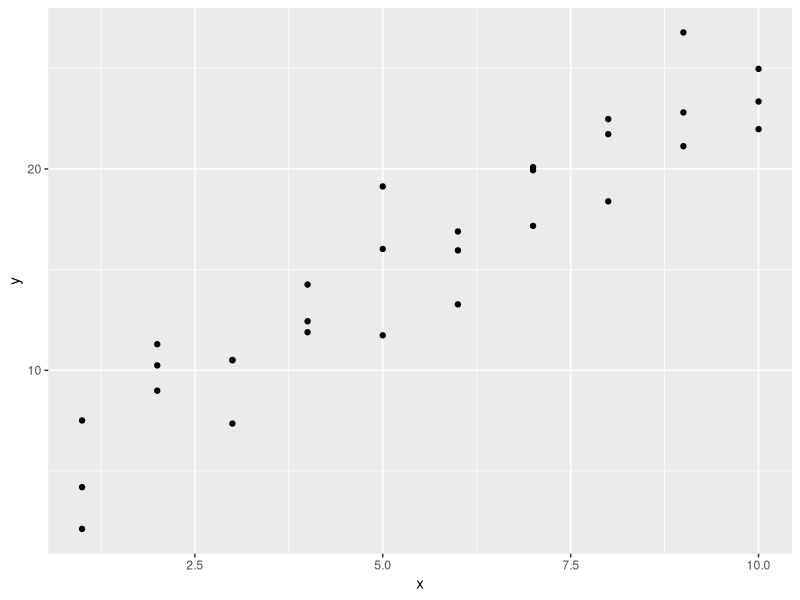
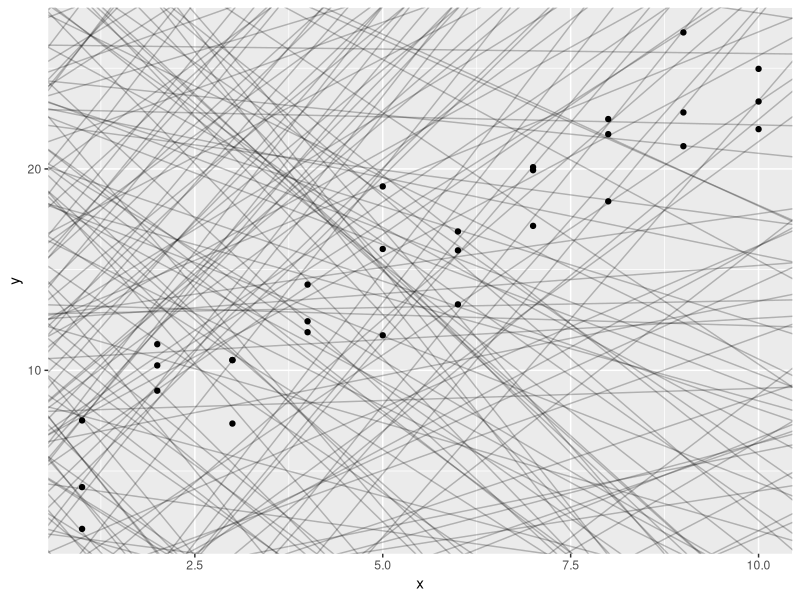
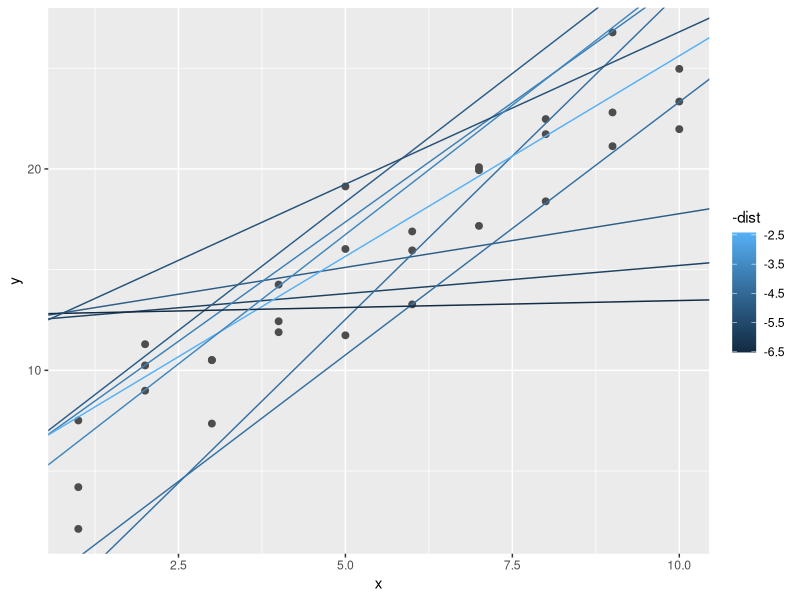
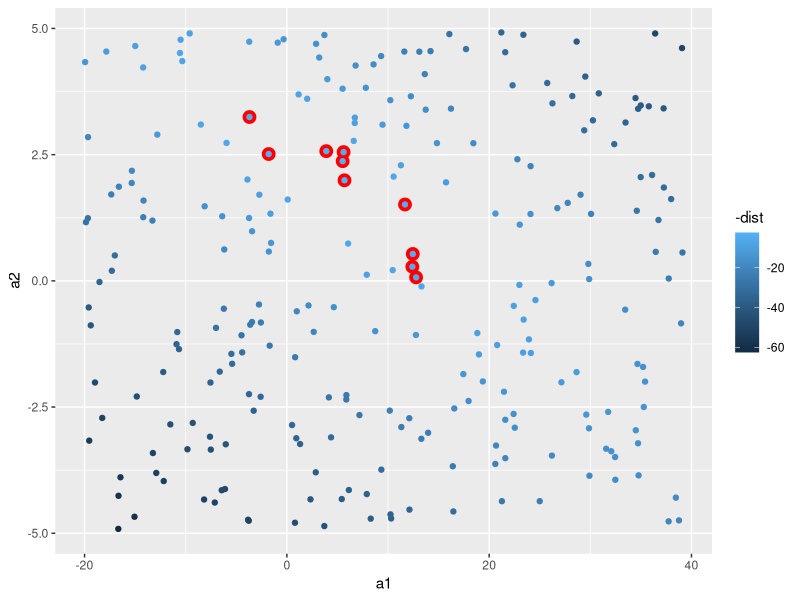
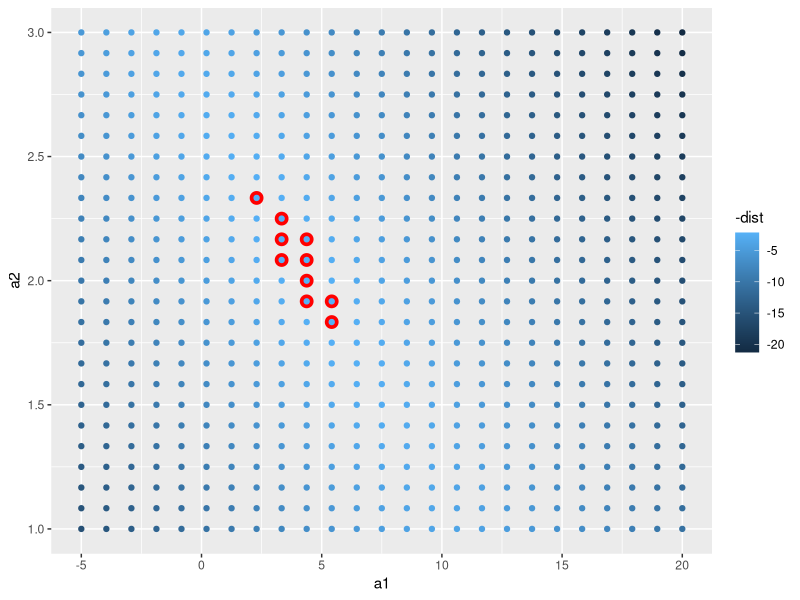
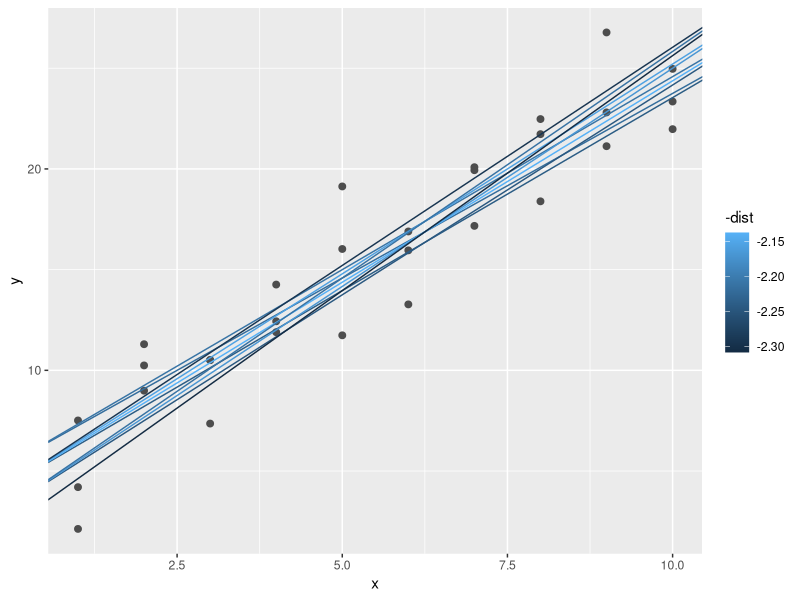
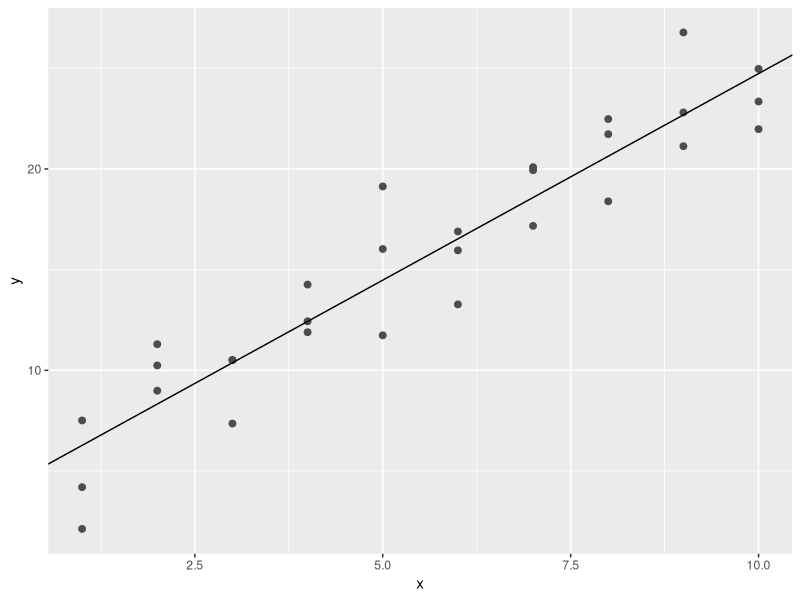
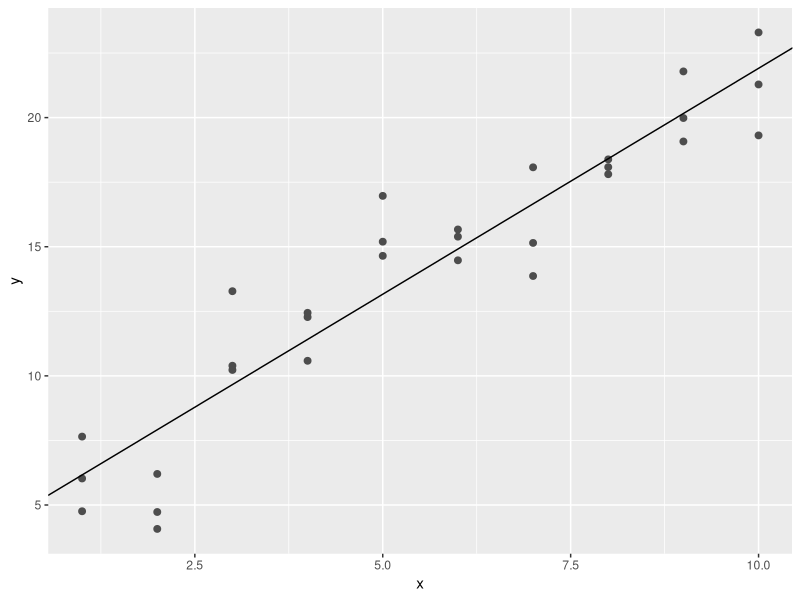

Generate these figures, in order, with R:
#' ---
#' title: "R4DS Model Section: Model Basics Chapter"
#' author: "H. David Shea"
#' date: "28 January 2021"
#' output: github_document
#' ---
#'
#+ r setup, include = FALSE
library(tidyverse)
library(modelr)
options(na.action = na.warn)
#+

#' ## 23.2 a simple model
ggplot(sim1, aes(x, y)) + 
    geom_point()

models <- tibble(
    a1 = runif(250, -20, 40),
    a2 = runif(250, -5, 5)
)

ggplot(sim1, aes(x, y)) + 
    geom_abline(aes(intercept = a1, slope = a2), data = models, alpha = 1/4) +
    geom_point() 

model1 <- function(a, data) {
    a[1] + data$x * a[2]
}
model1(c(7, 1.5), sim1)

measure_distance <- function(mod, data) {
    diff <- data$y - model1(mod, data)
    sqrt(mean(diff ^ 2))
}
measure_distance(c(7, 1.5), sim1)

sim1_dist <- function(a1, a2) {
    measure_distance(c(a1, a2), sim1)
}

models <- models %>% 
    mutate(dist = purrr::map2_dbl(a1, a2, sim1_dist))
models

ggplot(sim1, aes(x, y)) + 
    geom_point(size = 2, color = "grey30") + 
    geom_abline(
        aes(intercept = a1, slope = a2, color = -dist), 
        data = filter(models, rank(dist) <= 10)
    )

filter(models, rank(dist) <= 10)

ggplot(models, aes(a1, a2)) +
    geom_point(data = filter(models, rank(dist) <= 10), size = 4, color = "red") +
    geom_point(aes(color = -dist))

grid <- expand.grid(
    a1 = seq(-5, 20, length = 25),
    a2 = seq(1, 3, length = 25)
    ) %>% 
    mutate(dist = purrr::map2_dbl(a1, a2, sim1_dist))

grid %>% 
    ggplot(aes(a1, a2)) +
    geom_point(data = filter(grid, rank(dist) <= 10), size = 4, color = "red") +
    geom_point(aes(color = -dist))

ggplot(sim1, aes(x, y)) + 
    geom_point(size = 2, color = "grey30") + 
    geom_abline(
        aes(intercept = a1, slope = a2, color = -dist), 
        data = filter(grid, rank(dist) <= 10)
    )

best <- optim(c(0, 0), measure_distance, data = sim1)
best$par

ggplot(sim1, aes(x, y)) + 
    geom_point(size = 2, color = "grey30") + 
    geom_abline(intercept = best$par[1], slope = best$par[2])

sim1_mod <- lm(y ~ x, data = sim1)
coef(sim1_mod)

#' ### 23.2 Exercises
#' 
#' One downside of the linear model is that it is sensitive to unusual values because 
#' the distance incorporates a squared term. Fit a linear model to the simulated data 
#' below, and visualise the results. Rerun a few times to generate different simulated 
#' datasets. What do you notice about the model?
#' 
sim1a <- tibble(
    x = rep(1:10, each = 3),
    y = x * 1.5 + 6 + rt(length(x), df = 2)
)

sim1a_mod <- lm(y ~ x, data = sim1a)
coef(sim1a_mod)

ggplot(sim1a, aes(x, y)) + 
    geom_point(size = 2, color = "grey30") + 
    geom_abline(intercept = coef(sim1a_mod)[1], slope = coef(sim1a_mod)[2])

#' One way to make linear models more robust is to use a different distance 
#' measure. For example, instead of root-mean-squared distance, you could use 
#' mean-absolute distance:
#' 
measure_distance2 <- function(mod, data) {
    diff <- data$y - model1(mod, data)
    mean(abs(diff))
}

sim1a <- tibble(
    x = rep(1:10, each = 3),
    y = x * 1.5 + 6 + rt(length(x), df = 2)
)

sim1a_mod <- lm(y ~ x, data = sim1a)
coef(sim1a_mod)

best <- optim(c(0, 0), measure_distance2, data = sim1a)
best$par

ggplot(sim1a, aes(x, y)) + 
    geom_point(size = 2, color = "grey30") + 
    geom_abline(intercept = coef(sim1a_mod)[1], slope = coef(sim1a_mod)[2]) +
    geom_abline(intercept = best$par[1], slope = best$par[2])


#' ## 23.3 visualizing models
#' 
#' It’s also useful to see what the model doesn’t capture, the so-called residuals which 
#' are left after subtracting the predictions from the data. Residuals are powerful 
#' because they allow us to use models to remove striking patterns so we can study the 
#' subtler trends that remain.
#' 
grid <- sim1 %>% 
    data_grid(x) 
grid

sim1_mod <- lm(y ~ x, data = sim1)

grid <- grid %>% 
    add_predictions(sim1_mod) 
grid

ggplot(sim1, aes(x)) +
    geom_point(aes(y = y)) +
    geom_line(aes(y = pred), data = grid, color = "red", size = 1)

sim1 <- sim1 %>% 
    add_residuals(sim1_mod)
sim1

#' freqpoly of residuals from lm(y ~ x)
ggplot(sim1, aes(resid)) + 
    geom_freqpoly(binwidth = 0.5)

#' plot of residuals from lm(y ~x)
ggplot(sim1, aes(x, resid)) + 
    geom_ref_line(h = 0) +
    geom_point() 

#' ### 23.3 Exercises
#' 
#' Instead of using lm() to fit a straight line, you can use loess() to fit a smooth 
#' curve. Repeat the process of model fitting, grid generation, predictions, and 
#' visualisation on sim1 using loess() instead of lm(). How does the result compare 
#' to geom_smooth()?
#' 
grid_ls <- sim1 %>% 
    data_grid(x) 
grid_ls

sim1_mod_ls <- loess(y ~ x, data = sim1)

grid_ls <- grid_ls %>% 
    add_predictions(sim1_mod_ls) 
grid_ls

ggplot(sim1, aes(x)) +
    geom_point(aes(y = y)) +
    geom_smooth(aes(y = y), size = 3) +
    geom_line(aes(y = pred), data = grid, color = "red", size = 1) +
    geom_line(aes(y = pred), data = grid_ls, color = "green", size = 1)

#'Why might you want to look at a frequency polygon of absolute residuals? 
#'What are the pros and cons compared to looking at the raw residuals?
#'

#' freqpoly of residuals from lm(y ~ x)
ggplot(sim1) + 
    geom_freqpoly(aes(resid), binwidth = 0.5) + 
    geom_freqpoly(aes(abs(resid)), binwidth = 0.5, color = "red")

#' ## 23.4 formulas and model families
#' 
#' categorical variables
#' 
ggplot(sim2) + 
    geom_point(aes(x, y))

mod2 <- lm(y ~ x, data = sim2)

grid <- sim2 %>% 
    data_grid(x) %>% 
    add_predictions(mod2)
grid

#' Effectively, a model with a categorical x will predict the mean value for each 
#' category. (Why? Because the mean minimises the root-mean-squared distance.) 

ggplot(sim2, aes(x)) + 
    geom_point(aes(y = y)) +
    geom_point(data = grid, aes(y = pred), color = "red", size = 4)

#' interactions (continuous and categorical)
#' 
ggplot(sim3, aes(x1, y)) + 
    geom_point(aes(color = x2))

#' note '+' in mod1 and '*' in mod2
mod1 <- lm(y ~ x1 + x2, data = sim3)
mod2 <- lm(y ~ x1 * x2, data = sim3)

grid <- sim3 %>% 
    data_grid(x1, x2) %>% 
    gather_predictions(mod1, mod2)
grid

ggplot(sim3, aes(x1, y, color = x2)) + 
    geom_point() + 
    geom_line(data = grid, aes(y = pred)) + 
    facet_wrap(~ model)

sim3 <- sim3 %>% 
    gather_residuals(mod1, mod2)

ggplot(sim3, aes(x1, resid, color = x2)) + 
    geom_point() + 
    facet_grid(model ~ x2)

#' There is little obvious pattern in the residuals for mod2. The residuals for mod1 show 
#' that the model has clearly missed some pattern in b, and less so, but still present is 
#' pattern in c, and d. 


#' interactions (two continuous)
#' 
mod1 <- lm(y ~ x1 + x2, data = sim4)
mod2 <- lm(y ~ x1 * x2, data = sim4)

grid <- sim4 %>% 
    data_grid(
        x1 = seq_range(x1, 5), 
        x2 = seq_range(x2, 5) 
    ) %>% 
    gather_predictions(mod1, mod2)
grid

#' Next let’s try and visualise that model. We have two continuous predictors, so you 
#' can imagine the model like a 3d surface. We could display that using geom_tile():
ggplot(grid, aes(x1, x2)) + 
    geom_tile(aes(fill = pred)) + 
    facet_wrap(~ model)

#' That doesn’t suggest that the models are very different! But that’s partly an illusion: 
#' our eyes and brains are not very good at accurately comparing shades of color. 
#' Instead of looking at the surface from the top, we could look at it from either side, 
#' showing multiple slices:
ggplot(grid, aes(x1, pred, color = x2, group = x2)) + 
    geom_line() +
    facet_wrap(~ model)
ggplot(grid, aes(x2, pred, color = x1, group = x1)) + 
    geom_line() +
    facet_wrap(~ model)

#' residuals
sim4 <- sim4 %>% 
    gather_residuals(mod1, mod2)

ggplot(sim4, aes(x1, resid, color = x2)) + 
    geom_point() + 
    facet_grid(model ~ x2)

#' transformations
#' 
df <- tribble(
    ~y, ~x,
    1,  1,
    2,  2, 
    3,  3
)
library(splines)
model_matrix(df, y ~ ns(x, 2)) # ns is natural spline function, second arg is degrees of freedom

sim5 <- tibble(
    x = seq(0, 3.5 * pi, length = 50),
    y = 4 * sin(x) + rnorm(length(x))
)

ggplot(sim5, aes(x, y)) +
    geom_point()

mod1 <- lm(y ~ ns(x, 1), data = sim5)
mod2 <- lm(y ~ ns(x, 2), data = sim5)
mod3 <- lm(y ~ ns(x, 3), data = sim5)
mod4 <- lm(y ~ ns(x, 4), data = sim5)
mod5 <- lm(y ~ ns(x, 5), data = sim5)

grid <- sim5 %>% 
    data_grid(x = seq_range(x, n = 50, expand = 0.1)) %>% 
    gather_predictions(mod1, mod2, mod3, mod4, mod5, .pred = "y")

ggplot(sim5, aes(x, y)) + 
    geom_point() +
    geom_line(data = grid, color = "red") +
    facet_wrap(~ model)

#' Notice that the extrapolation outside the range of the data is clearly bad. This is the 
#' downside to approximating a function with a polynomial. But this is a very real 
#' problem with every model: the model can never tell you if the behaviour is true when 
#' you start extrapolating outside the range of the data that you have seen. You must 
#' rely on _theory_ and **science**. (Emphasis added by _president_ Joe Biden.)
#' 

#' ### 23.4 Exercises
#' 
#' What happens if you repeat the analysis of sim2 using a model without an 
#' intercept. What happens to the model equation? What happens to the 
#' predictions?
#' 
ggplot(sim2) + 
    geom_point(aes(x, y))

mod2 <- lm(y ~ x, data = sim2)
mod2_no_int <- lm(y ~ x - 1, data = sim2)

grid <- sim2 %>% 
    data_grid(x) %>% 
    gather_predictions(mod2,mod2_no_int)
grid

#' exactly the same
#' 

#' Use model_matrix() to explore the equations generated for the models I fit to 
#' sim3 and sim4. Why is * a good shorthand for interaction?
#' 
model_matrix(y ~ x1 * x2, data = sim3)
model_matrix(y ~ x1 * x2, data = sim4)

#' For sim4, which of mod1 and mod2 is better? I think mod2 does a slightly better 
#' job at removing patterns, but it’s pretty subtle. Can you come up with a plot 
#' to support my claim?
#' 
mod1 <- lm(y ~ x1 + x2, data = sim4)
mod2 <- lm(y ~ x1 * x2, data = sim4)
#' predictions
grid <- sim4 %>% 
    data_grid(
        x1 = seq_range(x1, 5), 
        x2 = seq_range(x2, 5) 
    ) %>% 
    gather_predictions(mod1, mod2)
grid
#' residuals
sim4 <- sim4 %>% 
    gather_residuals(mod1, mod2)
sim4

#' nothing really jumps out in residual plots
#' 
#' raw
ggplot(sim4, aes(x1, resid, color = x2)) + 
    geom_ref_line(h = 0) +
    geom_point() + 
    facet_grid(model ~ x2)

#' absolute
ggplot(sim4, aes(x1, abs(resid), color = x2)) + 
    geom_ref_line(h = 0) +
    geom_point() + 
    facet_grid(model ~ x2)

#' nothing really jumps out in frequency residual plots
#' 
#' raw
ggplot(sim4, aes(resid, color = model)) + 
    geom_freqpoly(binwidth = 0.5)

#' absolute
ggplot(sim4, aes(abs(resid), color = model)) + 
    geom_freqpoly(binwidth = 0.5)

#' very slight variation in residual standard deviations - a _tad_ more in the mod1 tails???
sim4 %>%
    group_by(model) %>%
    summarise(
        resid_mn = round(mean(resid),3),
        resid_sd = round(sd(resid),3)
    )
